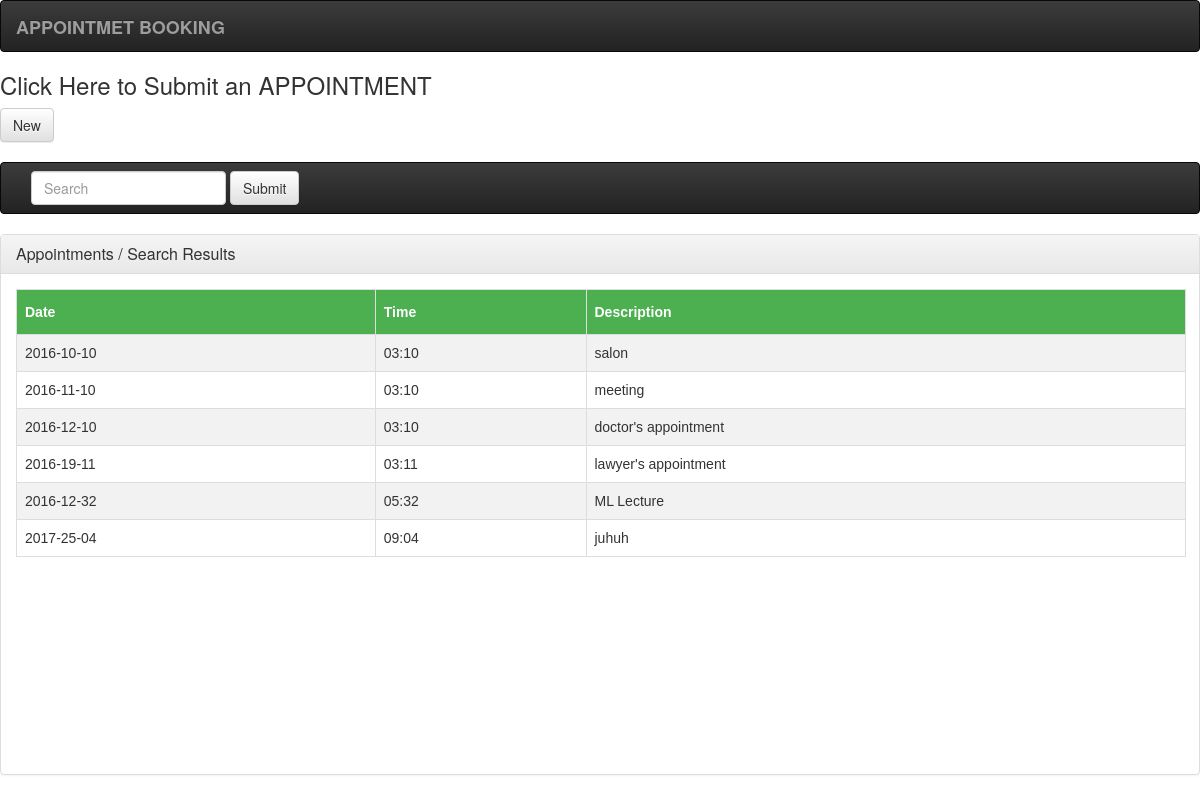
The page / on the database its author committed.
### appointmentapp/models.py (models this page shows, shortened)
class Appointments(models.Model):
    datetime=models.CharField(max_length=1000)
    description=models.CharField(max_length=900)

### appointmentapp/views.py (the view)
# urls.py: urlpatterns=[url(r'^$', views.home_page),
@csrf_exempt
def home_page(request):
    args = {}
    args.update(csrf(request))
    print "view vapus chala"
    if request.method == 'POST':
       form = MyModelForm(request.POST)
       print "insideeeeeeeeeeee"
       print(request.POST, "===========>", form)
       if form.is_valid():
           print("------- valid")
           form.datetime = request.POST.get('datetime')
           form.description = request.POST.get('description')
           print request.POST.get('datetime')
           form.save()
       else:
           print(form.errors, "---------->")
       my_appointments = Appointments.objects.all()
       my_articles = Appointments.objects.all()
       l = len(my_articles)
       date, time, description = [], [], []
       for i in my_articles:
           date.append(str(i.datetime).split()[0])
           time.append(str(i.datetime).split()[1].split("+")[0][:-3])
           description.append(str(i.description))
       zipped = zip(date, time, description)
       return render_to_response('new/appointmentpage.html', {'form': form, 'records': zipped, 'length': l,'my_data': form, 'my_appointments':my_appointments})
    else:
        print "elseeeeeeeeeeeeee"
        form = MyModelForm()
        my_articles = Appointments.objects.all()
        l = len(my_articles)
        date, time, description = [], [], []
        for i in my_articles:
            date.append(str(i.datetime).split()[0])
            time.append(str(i.datetime).split()[1].split("+")[0][:-3])
            description.append(str(i.description))
        zipped = zip(date, time, description)
        return render(request, 'new/appointmentpage.html', {'form': form, 'records': zipped, 'length': l})

### templates/new/appointmentpage.html (shortened to what this page needs)
<!DOCTYPE html>
<html lang="en">
<head>
     <link rel="stylesheet" href="https://ajax.googleapis.com/ajax/libs/jqueryui/1.11.4/themes/smoothness/jquery-ui.css">
    <link rel="stylesheet" href="https://maxcdn.bootstrapcdn.com/bootstrap/3.3.7/css/bootstrap.min.css"
>
    <link rel="stylesheet" href="https://maxcdn.bootstrapcdn.com/bootstrap/3.3.7/css/bootstrap-theme.min.css"
>
    <link href="http://netdna.bootstrapcdn.com/twitter-bootstrap/2.2.2/css/bootstrap-combined.min.css" rel="stylesheet">
    <link rel="stylesheet" type="text/css" media="screen"
          href="http://tarruda.github.com/bootstrap-datetimepicker/assets/css/bootstrap-datetimepicker.min.css">
</head>
<body>
<nav class="navbar navbar-inverse">
    <div class="container-fluid">
        <div class="navbar-header">
            <a class="navbar-brand" href="#">
                <b>APPOINTMET BOOKING</b>
            </a>
        </div>
    </div>
</nav>
<h3>Click Here to Submit an APPOINTMENT</h3>
<button type="button" class="btn btn-default" onclick="document.getElementById('divform').style.display='block'">
    New
</button>
<form action="" method="post">
    <br>
</form>
<nav class="navbar navbar-inverse">
    <div class="container-fluid">
        <div class="navbar-header">
            <form class="navbar-form navbar-left" role="search">
                <div class="form-group">
                    <input type="text" class="form-control" placeholder="Search" id="search_id">
                </div>
                <button type="submit" class="btn btn-default" id="search" onclick="create_post()">Submit</button>
            </form>
        </div>
    </div>
</nav>
<div class="panel panel-default">
    <div class="panel-heading">
        <h3 class="panel-title">Appointments / Search Results</h3>
    </div>
    <div class="panel-body" style="overflow: scroll; width: 1200px; height: 500px;">
            <div id="search_results">
            {% if l == 0 %}
                <p>NO RECORDS FOUND><br>TRY AGAIN</p>
            {% else %}
                <table id="customers">
                    <tr>
                        <th>Date</th>
                        <th>Time</th>
                        <th>Description</th>
                    </tr>
                    {% for item in records %}
                        <tr>
                            <td>{{ item.0 }}</td>
                            <td>{{ item.1 }}</td>
                            <td>{{ item.2 }}</td>
                        </tr>
                    {% endfor %}
                </table>
            {% endif %}
            </div>
    </div>
</div>
</body>
</html>

### templates/new/appointmentpage.html (style rules this page uses)
#customers { font-family: "Trebuchet MS", Arial, Helvetica, sans-serif; border-collapse: collapse; width: 100%; }
#customers td, #customers th { border: 1px solid #ddd; padding: 8px; }
#customers tr:nth-child(even) { background-color: #f2f2f2; }
#customers th { padding-top: 12px; padding-bottom: 12px; text-align: left; background-color: #4CAF50; color: white; }

### rows shown on the page
Appointments: description "salon"
Appointments: description "meeting"
Appointments: description "doctor's appointment"
Appointments: description "lawyer's appointment"
Appointments: description "ML Lecture"
Appointments: description "juhuh"

### other values the page prints
{{ item.0 }} "2016-10-10" "2016-11-10" "2016-12-10" "2016-19-11" "2016-12-32" "2017-25-04"
{{ item.1 }} "03:10" "03:10" "03:10" "03:11" "05:32" "09:04"
